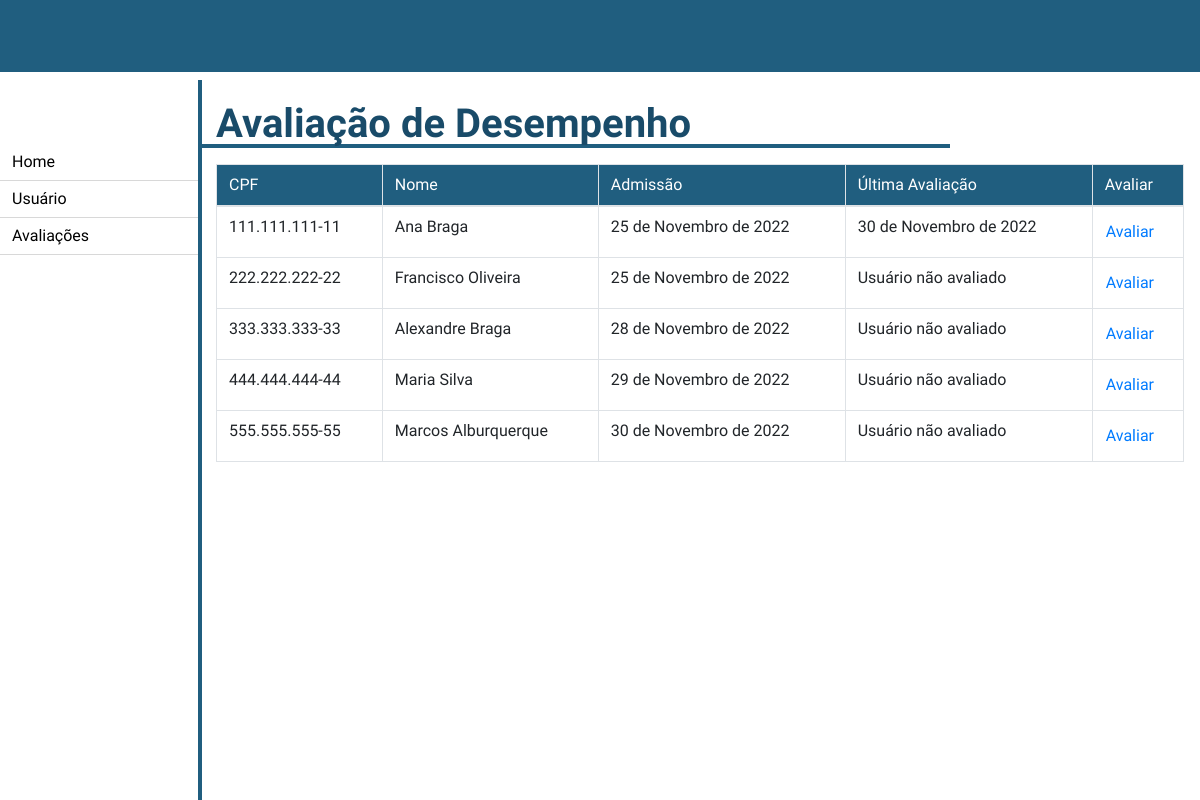
The app's page /recursos_humanos/avaliacao_desempenho/, older data.
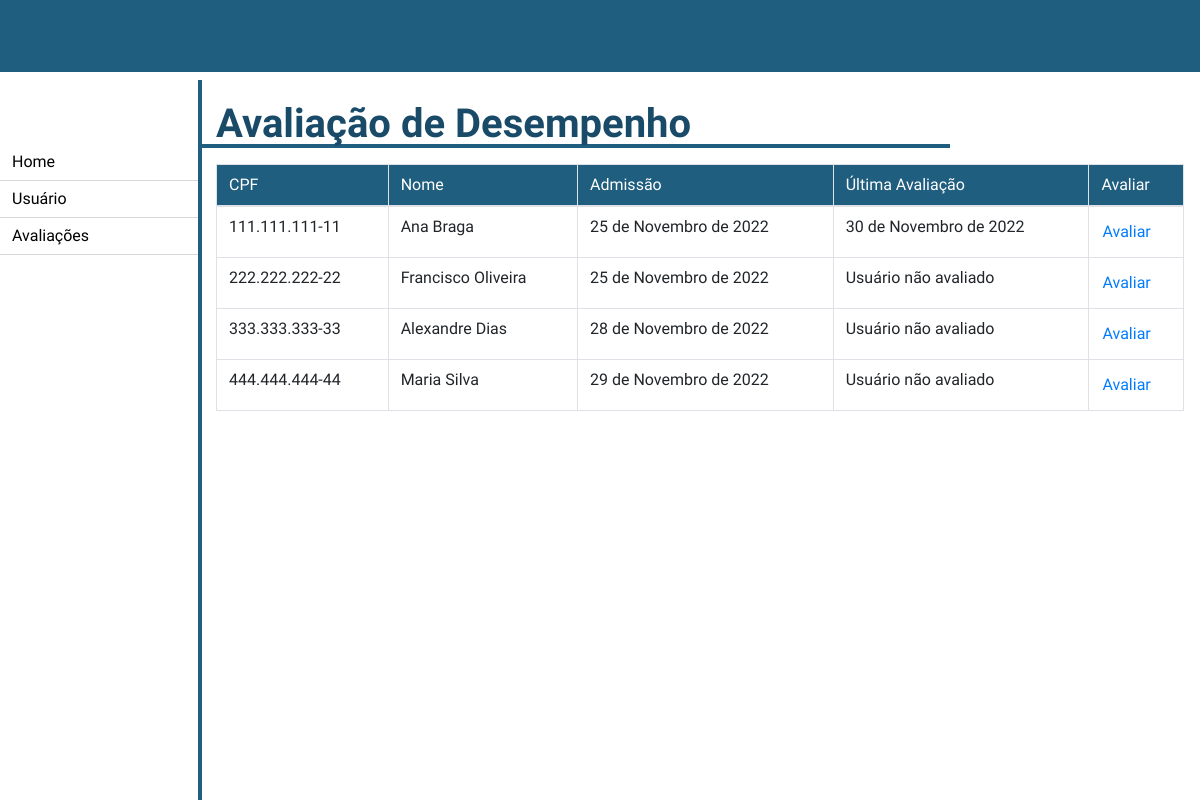
The same page, newer data.
### recursos_humanos/models.py (models this page shows, shortened)
class Usuario(models.Model):
    FUNCAO = (
        ('presidente', "Presidente"),
        ('diretos', "Diretor"),
        ('gerente', "Gerente"),
        ('chefe', "Chefe"),
        ('colaborador', "Colaborador"),
        ('cedido', "Cedido a outro orgão"),
        ('recursos_humanos', "Recursos Humanos"),
    )
    CLASSE = (
        ('classe1', "Classe 1"),
        ('classe2', "Classe 2"),
        ('classe3', "Classe 3"),
    )
    NIVEL = (
        ('', '----'),
        ('i', "I"),
        ('ii', "II"),
        ('iii', "III"),
        ('iv', "IV"),
        ('v', "V"),
        ('vi', "VI"),
        ('vii', "VII"),
        ('viii', "VIII"),
        ('ix', "IX"),
        ('x', "X"),
        ('xi', "XI"),
        ('xii', "XII"),
    )
    nome = models.CharField(max_length=100, blank=False, null=False)
    senha = models.CharField(max_length=20, blank=False, null=False)
    email = models.EmailField(blank=False, null=False)
    cpf = models.CharField(max_length=14, blank=False, null=False)
    data_criacao_usuario = models.DateField(default=datetime.now, blank=False, null=False)
    data_atualizacao_usuario = models.DateField(blank=True, null=True)
    data_inativacao_usuario = models.DateField(blank=True, null=True)
    data_ultima_avaliacao = models.DateField(blank=True, null=True)
    setor = models.CharField(max_length=50)
    cargo = models.CharField(max_length=50)
    funcao = models.CharField(max_length=20, choices=FUNCAO)
    classe = models.CharField(max_length=20, choices=CLASSE)
    nivel = models.CharField(max_length=5, choices=NIVEL, blank=True, null=True)
    gerencia = models.ForeignKey('Gerencia', on_delete=models.CASCADE)
    diretoria = models.ForeignKey('Diretoria', on_delete=models.CASCADE)
    efetivo = models.BooleanField(default=False)
    inativo = models.BooleanField(default=False)
    meritos = models.ManyToManyField(FatorDesempenhoMerito, blank=True)
    demeritos = models.ManyToManyField(FatorDesempenhoDemerito, blank=True)
    avaliacoes = models.ManyToManyField(AvaliacaoDesempenho, blank=True)
    class Meta:
        verbose_name = "Usuário"

### recursos_humanos/views.py (the view)
# urls.py: path('avaliacao_desempenho/', views.avaliacao_desempenho, name='avaliacao_desempenho'),
def avaliacao_desempenho(request):
    usuarios = Usuario.objects.all()
    return render(request, "recursos_humanos/avaliacao_desempenho.html", {'usuarios': usuarios})

### templates/recursos_humanos/avaliacao_desempenho.html
{% extends './home.html' %}
{% block 'conteudo' %}
<h1 class="pl-3 my-2 w-75 font-weight-bold">Avaliação de Desempenho</h1>
<form class="form mt-3 mx-3">
    <div class="input-group mb-3">
        <table class="table table-bordered">
            <thead>
                <tr class="tabela--cabecalho">
                    <th scope="col">CPF</th>
                    <th scope="col">Nome</th>
                    <th scope="col">Admissão</th>
                    <th scope="col">Última Avaliação</th>
                    <th scope="col">Avaliar</th>
                </tr>
            </thead>
            <tbody>
                {% for usuario in usuarios %}
                <tr>
                    <td>{{ usuario.cpf }}</th>
                    <td>{{ usuario.nome }}</td>
                    <td>{{ usuario.data_criacao_usuario }}</td>
                    {% if usuario.data_ultima_avaliacao == None %}
                        <td>Usuário não avaliado</td>
                    {% else %}
                        <td>{{ usuario.data_ultima_avaliacao }}</td>
                    {% endif %}
                    <td>
                        <a href="{% url 'avaliar_usuario' usuario.id %}" class="btn btn-link p-0">Avaliar</a>
                    </td>
                </tr>
                {% endfor %}
            </tbody>
        </table>
    </div>
</form>
{% endblock %}

Row changes from the older to the newer data that the page shows:
removed Usuario: cpf "555.555.555-55", nome "Marcos Alburquerque", data_criacao_usuario "30 de Novembro de 2022", shows "Usuário não avaliado"
changed Usuario: nome "Alexandre Braga" → "Alexandre Dias"
